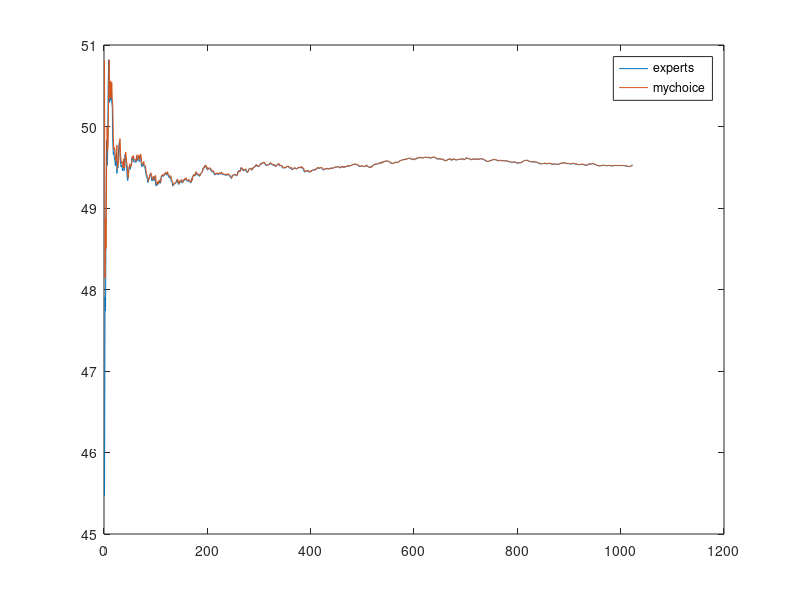
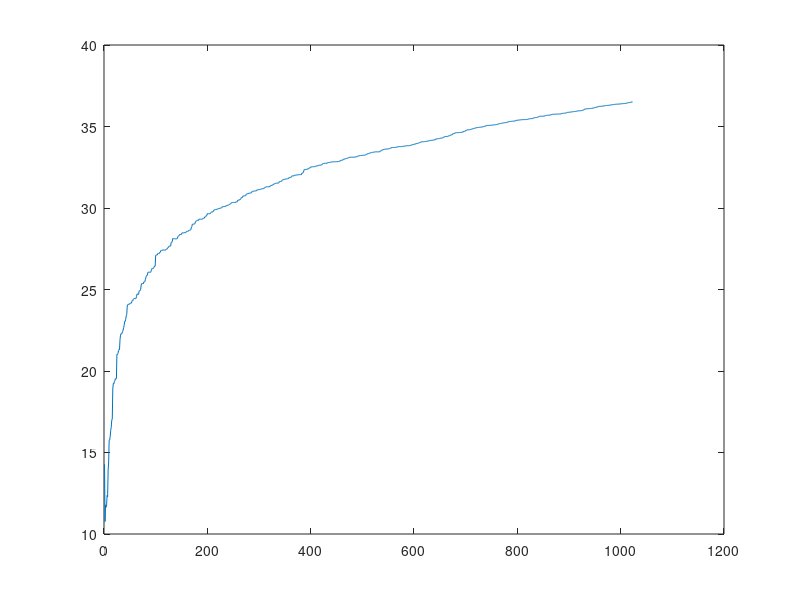

Source code (MATLAB) for these figures, in order:
function out = OMG_NEW()
%use doubling tricking to iterate
M = 10; % 2 ^ 15 = 32768
% the maxiums turn will iterate T times;
T = 2^(M)-1; % avoid the last value to 0
% T = 50000;
% G is  positive retional number begin with 1
N = 100; % N is used to set G and Z
global G;
G = ones(1,N);
global Z;
Z = zeros(N-1,1);
% your decision domain used in projection
global x_bound;
x_bound = [0,1000];
% D and eta are used in reward function U
global D;
D = 1;
global eta;
eta = 1;
global gzs;
gzs  = zeros(1,T+1); % <G , Z>
% output variable
global regrets;
regrets = zeros(1,T);
global regrets_div_t;
regrets_div_t = zeros(1,T);
global experts;
experts = zeros(1,T);
global expertsRewards;
expertsRewards = zeros(1,T);
global myChoices;
myChoices = zeros(1,T);
global myRewards;
myRewards = zeros(1,T);
% the initial y

y1 = 8;

%%%%%%%%%%%%%%%%%%
% main function  %
%%%%%%%%%%%%%%%%%%
  isDraw =true;
%   rng(1);
%   out_d=OGD_doubling(M,y1,isDraw);
%   
%   figure('name','Regrets Compare','NumberTitle','off','Position',[100,0,700,500]);
%   plot(out_d,'DisplayName','doubling');
%   hold on;
  
   rng(1);
   out = OGD_Primary(T,y1,isDraw);
%    plot(out,'DisplayName','omd');
%    legend('doubling','omd');
%    
%    hold off;
%   
%   rng(1);
%   regret_s=ogdfix(8,x_bound);
%   figure('name','RG','NumberTitle','off','Position',[0,500,700,500]);
%   plot(out,'DisplayName','out_s');
%   hold on;
%   plot(regret_s,'DisplayName','regret_s');
%   legend('out_s','regret_s');
%   hold off;
%%%%%%%end%%%%%%%%


end

function out = OGD_doubling(M,y1,isDraw)
  global regrets_div_t;
  global experts;
  global myChoices;
%   global myRewards;
%   global expertsRewards;
%   global gzs;
   yout = y1;
  %rng('shuffle');
  for m = 1 : M

    [yout,regretsOut] = iteration(2^(m-1),2^(m)-1,yout,true);
%    [myChoices(m),experts(m), regrets(m)]=
%    regrets_div_t(m) = regrets(m)/2^m;
  end
 
  if isDraw
    figure('name','The value of Xt','NumberTitle','off','Position',[0,500,700,500]);
    plot(experts,'DisplayName','experts');
    hold on;
    plot(myChoices,'DisplayName','mychoice');
    legend('experts','mychoice');
    hold off;
    figure('name','The aluve of regret','NumberTitle','off','Position',[700,500,700,500]);
    hold on;
    %plot(regret_s'+ones(1,size(regret_s,1))*89);
    
    plot(regretsOut);
    hold off;
    
%     figure('name','Regret div t','NumberTitle','off','Position',[700,0,700,500]);
%     plot(regrets_div_t);
  end
%   diff(1:end) = regrets -(regret_s'-ones(1,size(regret_s,1))*89);

  out = regretsOut;
end

function out = OGD_Primary(T,y1,isDraw)
  global regrets_div_t;
  global experts;
  global myChoices;

%   output variable
%   regrets = zeros(1,T);
%   regrets_div_t = zeros(1,T);
%   experts = zeros(1,T);
%   expertsRewards = zeros(1,T);
%   myChoices = zeros(1,T);
%   myRewards = zeros(1,T);
   
  disp('Begin Loop');
  fprintf('Iterate %d turns',T);
  
   [~,regretsOut ]= iteration(1,T,y1,false);
  
  disp('End Loop');
  
  if isDraw
    figure('name','The value of Xt','NumberTitle','off','Position',[0,500,700,500]);
    plot(experts,'DisplayName','experts');
    hold on;
    plot(myChoices,'DisplayName','mychoice');
    legend('experts','mychoice');
    hold off;
    figure('name','The aluve of regret','NumberTitle','off','Position',[700,500,700,500]);
    plot(regretsOut);
%     figure('name','Regret div t','NumberTitle','off','Position',[700,0,700,500]);
%     plot(regrets_div_t);
  end
  out = regretsOut;
end


function [yout,regretsOut ]=iteration(t_b,t_e,y,doubling_flag)
  global G;
  global Z;
  global x_bound;
  global D;
  global eta;
  global gzs;
  global regrets;
  global regrets_div_t;
  global experts;
  global expertsRewards;
  global myChoices;
  global myRewards;
  


  
  % start at 0 OMG this is a serious problem !!! because in matlab for i =
  % i = 1:1 will iterate
  if t_b == 1
    % I think there is problem
    % If we choose iterate from 1
    % The X_1 is decided by which parameter
    % This simulation is a little bit different from the normal algorithm
    % in the paper. 
    % In my code we get x at first, then we gerate y
    % get x0
    x_t = project(y,x_bound);
    % x0 feedback
    Z(1:end) = D * rand(size(Z,1),1);
    gzs(1) = G(2:end) * Z;    
    y = y - gradient(x_t,gzs(1));
  end
   
  for t = t_b : t_e
    %Z(1:end) = D * rand(size(Z,1),1);
    % gzs(t) = G(2:end) * Z;
    % my choice

    if doubling_flag 
      eta1 = t_b+1; 
    else
      eta1 = t + 1;
    end
    
    % get x_t
    myChoices(t) = project(y,x_bound);
  
    % feedback
    Z(1:end) = D * rand(size(Z,1),1);
    gzs(t) = G(2:end) * Z;
    
    % get y t + 1
    y = y - (1 / eta1)*gradient(myChoices(t),gzs(t));
    
    % my rewards
    if t == 1
       myRewards(1)  = userLoss(myChoices(1),gzs(1));
    else
       myRewards(t)  = myRewards(t-1) + userLoss(myChoices(t),gzs(t));
    end
    % caculate expert choice

    u = updateExpert(experts,t,t,gzs);
    u = project(u,x_bound);
    
    % record expert's choice
    experts(t) = u;
    %expert's rewards
    
    expertsRewards(t) = expertLoss(experts(t),gzs,t);
    
    % regret
    regrets(t) = myRewards(t) - expertsRewards(t);
    
    % test the big O property
    regrets_div_t(t) = regrets(t) / t;
    %%%
  end
  
  yout = y;
  regretsOut = regrets;
end

function u = updateExpert(experts,t,feedBackTimes,gzs)
  % note this with change with loss function
  if t ~= 1
    u = (feedBackTimes-1)/feedBackTimes * experts(t-1) + 1/feedBackTimes* gzs(feedBackTimes);
  else
    u =  gzs(1);
  end
end
% the difference of reward function U
function uout = gradient(x_t,gz)
  uout = x_t - gz;
end
% the reward function U
function uout = userLoss(x_t,gz)
  uout = 0.5 * (x_t  - gz)^2;
end

function uout = expertLoss(u,gzs,t)
  uout = 0.5 * (t * ( u^2 )+sum(-2* u * gzs(1:t) + gzs(1:t).^2));
end
%the projection funciton
function x_t = project(y_t,x_bound)
  if x_bound(1) <= y_t && y_t <= x_bound(2)
    x_t = y_t;
  else
    if y_t < x_bound(1)
      x_t = x_bound(1);
    else
      x_t = x_bound(2);
    end
  end
end


function regret=ogdfix(y1,x_bound)
%x belongs to [0,1000]
% global myRewards;
% global myChoices;
%y0=8;
  T=2^11-1;
  eta=1;
  n=100;
  s=zeros(T+1,1);

  y=zeros(T,1);
  % this y has some problem!!!
  % I fix it
  %calculate y(1)
  expert_reward=zeros(T,1);
  users_reward=zeros(T,1);
  regret=zeros(T,1);
  u=zeros(T,1);
  user=zeros(T,1);
  z=zeros(n-1,1);
 
  x0=zeros(T,1);
  
  % init 
  % we should say given y1,insteading given y0
  % get x0
  %  y(1) = y1;
  x = project(y1,x_bound);
  % feedback t = 0
  z(:)=rand(n-1,1);
  s =sum(z);
  % y = 1
  y(1)= y1 -  (x0-sum(z)-eta);
  % feedback function
  % t = 1
  x(1) = project( y(1),x_bound);
  % feedback t = 1
  z(:)=rand(n-1,1);
  s(1) =sum(z);
  user(1) = -0.5*(x(1)-s(1)-eta)^2; 
  u(1)=s(1)+eta;
  expert_reward(1) = -0.5*(u(1)-s(1)-eta)^2;
  regret(1)=user(1)-expert_reward(1);
  % y 2 
   y(2)= y(1) - 1/2 * (x(1)-sum(z)-eta);
  for t=2:T
      %user's choice
      
      % get x and save user choice
      x(t)=project(y(t),x_bound);

      % get feedback
      z=rand(n-1,1);
      s(t)=sum(z);

      % update y
      y(t+1)=y(t)-(x(t)-s(t)-eta)/(t+1);
      %user performance
      users_reward(t)=-0.5*(x(t)-s(t)-eta)^2; 
 
      user(t)=user(t-1)+users_reward(t);
      %best expert performance
     

      u(t)=u(t-1)*(t-1)/t+(s(t)+eta)/t; 

      for j=1:t
          expert_reward(t)=expert_reward(t)-0.5*(u(t)-s(j)-eta)^2;
       end
      %calculate regret
      regret(t)=user(t)-expert_reward(t);
   end
end





